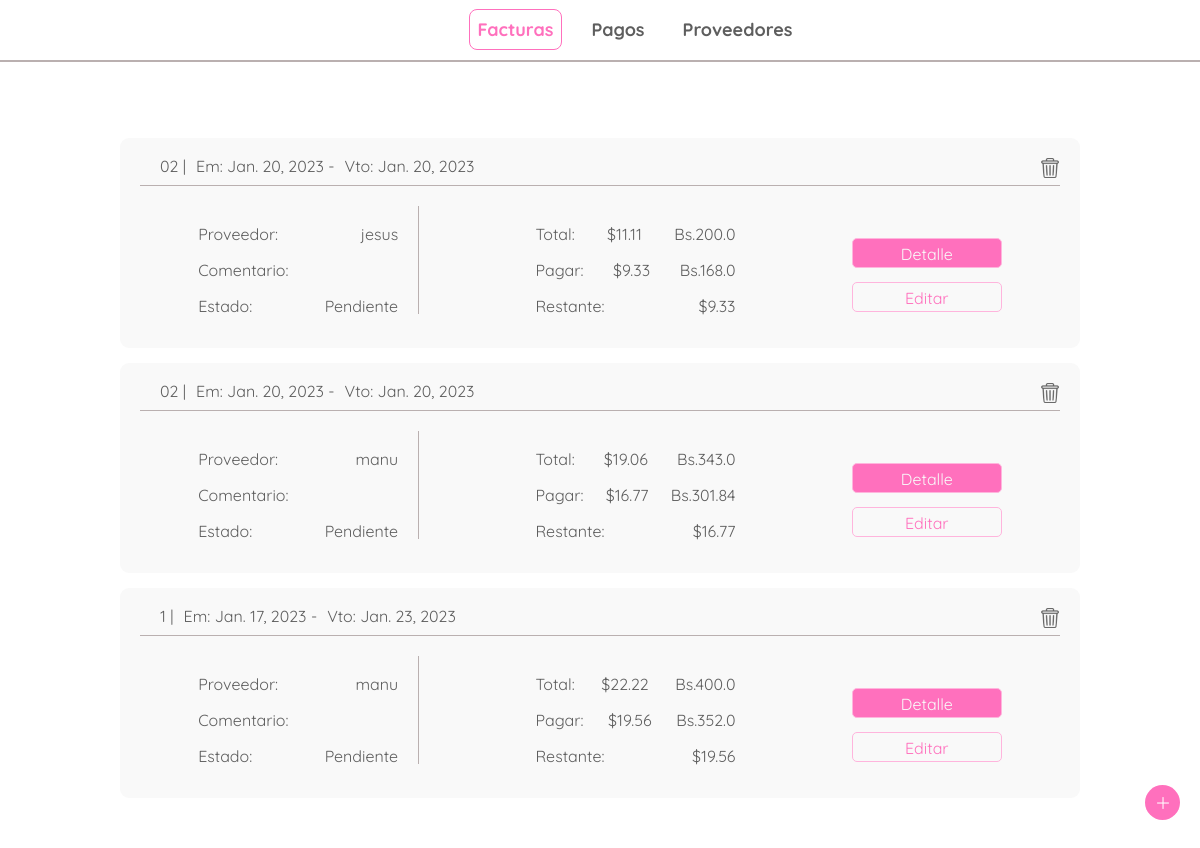
The app's page /, older data.
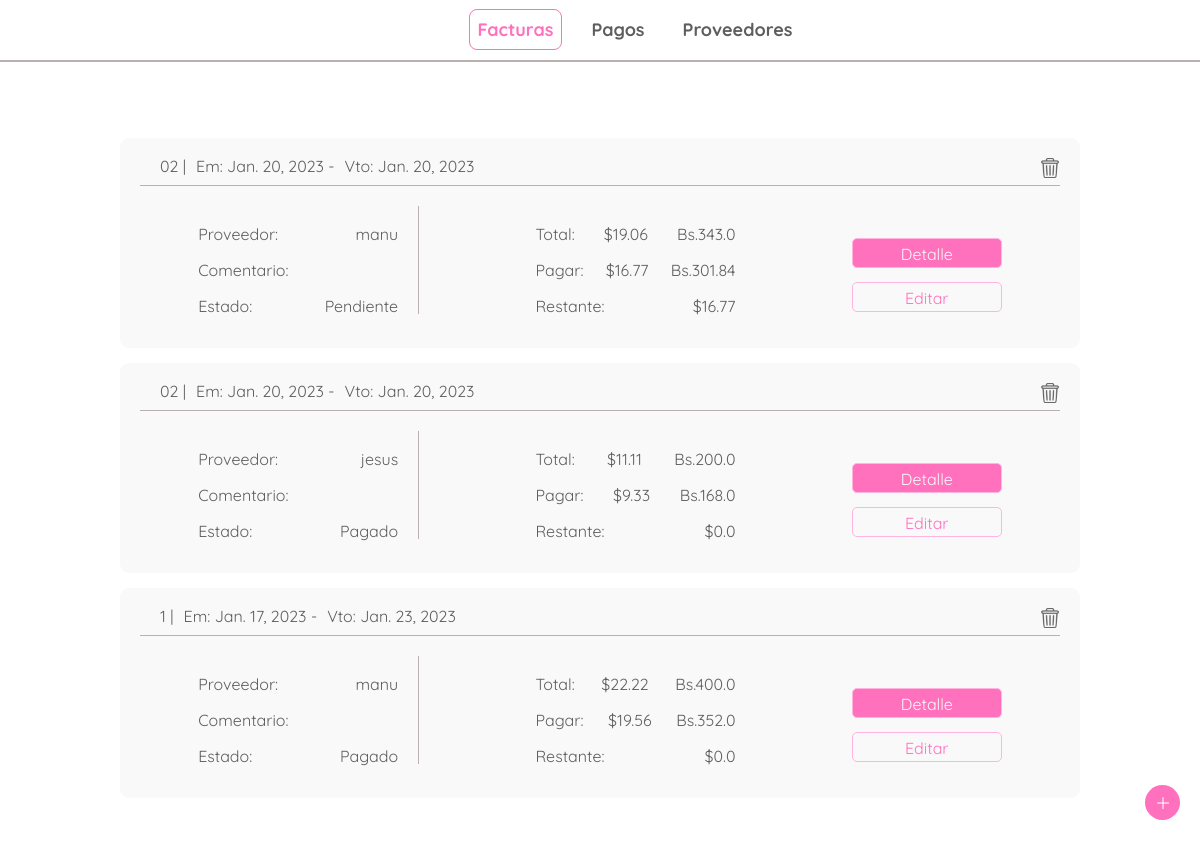
The same page, newer data.
### bills/models.py (models this page shows)
class Bill(models.Model):
    id = HashidAutoField(primary_key=True)
    bill_number = models.CharField(max_length=20,null=False)
    emission_date = models.DateField(default= django.utils.timezone.now)
    due_date = models.DateField(default= django.utils.timezone.now)
    provider = models.ForeignKey(Provider, on_delete=models.CASCADE, null=False)
    total_amount_bs = models.FloatField(default=0)
    sub_total_bs = models.FloatField(default=0)
    tax_bs = models.FloatField(default=0)
    retained_tax_bs = models.FloatField(default=0)
    amount_to_pay_bs = models.FloatField(default=0)
    exchange_rate = models.FloatField(default=0)
    total_amount_dollar = models.FloatField(default=0)
    amount_to_pay_dollar = models.FloatField(default=0)
    paid = models.BooleanField(default='False')
    note = models.CharField(max_length=200, default='')
    rest_to_pay_dollar = models.FloatField(default=0)

### providers/models.py (models this page shows)
class Provider(models.Model):
    id = HashidAutoField(primary_key=True)
    rif = models.CharField(max_length=15)
    name = models.CharField(max_length=70)
    nickname = models.CharField(max_length= 70)
    TAXES = [
        ('0','0% tax retained'),
        ('75','75% tax retained'),
        ('100','100% tax retained'),
    ]
    taxtype = models.CharField(max_length=3, choices=TAXES)
    dollar_debt = models.FloatField(default=0)

### bills/views.py (the view)
# urls.py: path('', views.index, name='index'),
def index(request):
    bills_list = Bill.objects.all().order_by('paid','due_date')
    request = reset_messages(request)
    return render(request, 'bills/index.html',{
        'bills_list': bills_list,
    })

### bills/views.py (called while the page is built)
def reset_messages(request):
    try :
        aux = request.session['message_shown']
    except KeyError:
        request.session['message_shown'] = False
        request.session['message'] = ''
    else:
        if not request.session['message_shown'] :
            request.session['message_shown'] = True
        else:
            request.session['message'] = ''
        return request

### bills/templates/bills/index.html (shortened to what this page needs)
{% extends 'bills/header.html' %}
{% block content %}
{% load static %}
<body>
<div class="bills">
    <div class="bills-container">
        {% for bill in bills_list %}
        <div class="bill-content">
            <div class="bill-head">
                <div class="bill-head-left">
                    <p>{{bill.bill_number}}   |</p>
                    <p>Em: {{bill.emission_date}}  -</p>
                    <p>Vto: {{bill.due_date}}</p>
                </div>
                <div class="bill-head-right">
                    <figure>
                        <a href="{% url 'bills:delete_bill'  bill.id %}">
                            <img src="{% static 'bills/images/trash.png'  %}" alt="trash" class="trash">
                        </a>
                    </figure>
                </div>
            </div>
            <div class="bill-body">
                <div class="bill-body-sub-left">
                    <div class="bill-detail">
                        <p>Proveedor:</p>
                        <p>{{bill.provider.nickname}}</p>
                    </div>
                    <div class="bill-detail">
                        <p>Comentario:</p>
                    </div>
                    <div class="bill-detail">
                        <p>Estado:</p>
                        {% if bill.paid %}
                        <p>Pagado</p>
                        {% else %}
                        <p>Pendiente</p>
                        {% endif %}
                    </div>
                </div>
                <div class="bill-body-sub">
                    <div class="bill-detail">
                        <p>Total:</p>
                        <p>${{bill.total_amount_dollar}}</p>
                        <p>Bs.{{bill.total_amount_bs}}</p>
                    </div>
                    <div class="bill-detail">
                        <p>Pagar:</p>
                        <p>${{bill.amount_to_pay_dollar}}</p>
                        <p>Bs.{{bill.amount_to_pay_bs}}</p>
                    </div>
                    <div class="bill-detail">
                        <p>Restante:</p>
                        <p>${{bill.rest_to_pay_dollar}}</p>
                    </div>
                </div>
                <div class="bill-body-buttons">
                    <a href="{% url 'bills:bill_detail'  bill.id %}" class="link-primary-button">Detalle</a>
                    <a href="{% url 'bills:update_bill'  bill.id %}" class="link-secondary-button">Editar</a>
                </div>
            </div>
        </div>
        {% endfor %}
    </div>
    <div class="add">
        <figure class="figure">
            <img src="{% static 'bills/images/plus.png'  %}" alt="new-bill">
        </figure>
    </div>
</div>
</body>
{% endblock %}

Row changes from the older to the newer data that the page shows:
shown differently, row unchanged: Bill (number 1 of 3 on the later page): moves up the list
changed Bill "jesus": rest_to_pay_dollar "9.33" → "0.0"; paid "Pendiente" → "Pagado"
changed Bill "Jan. 17, 2023": rest_to_pay_dollar "19.56" → "0.0"; paid "Pendiente" → "Pagado"
